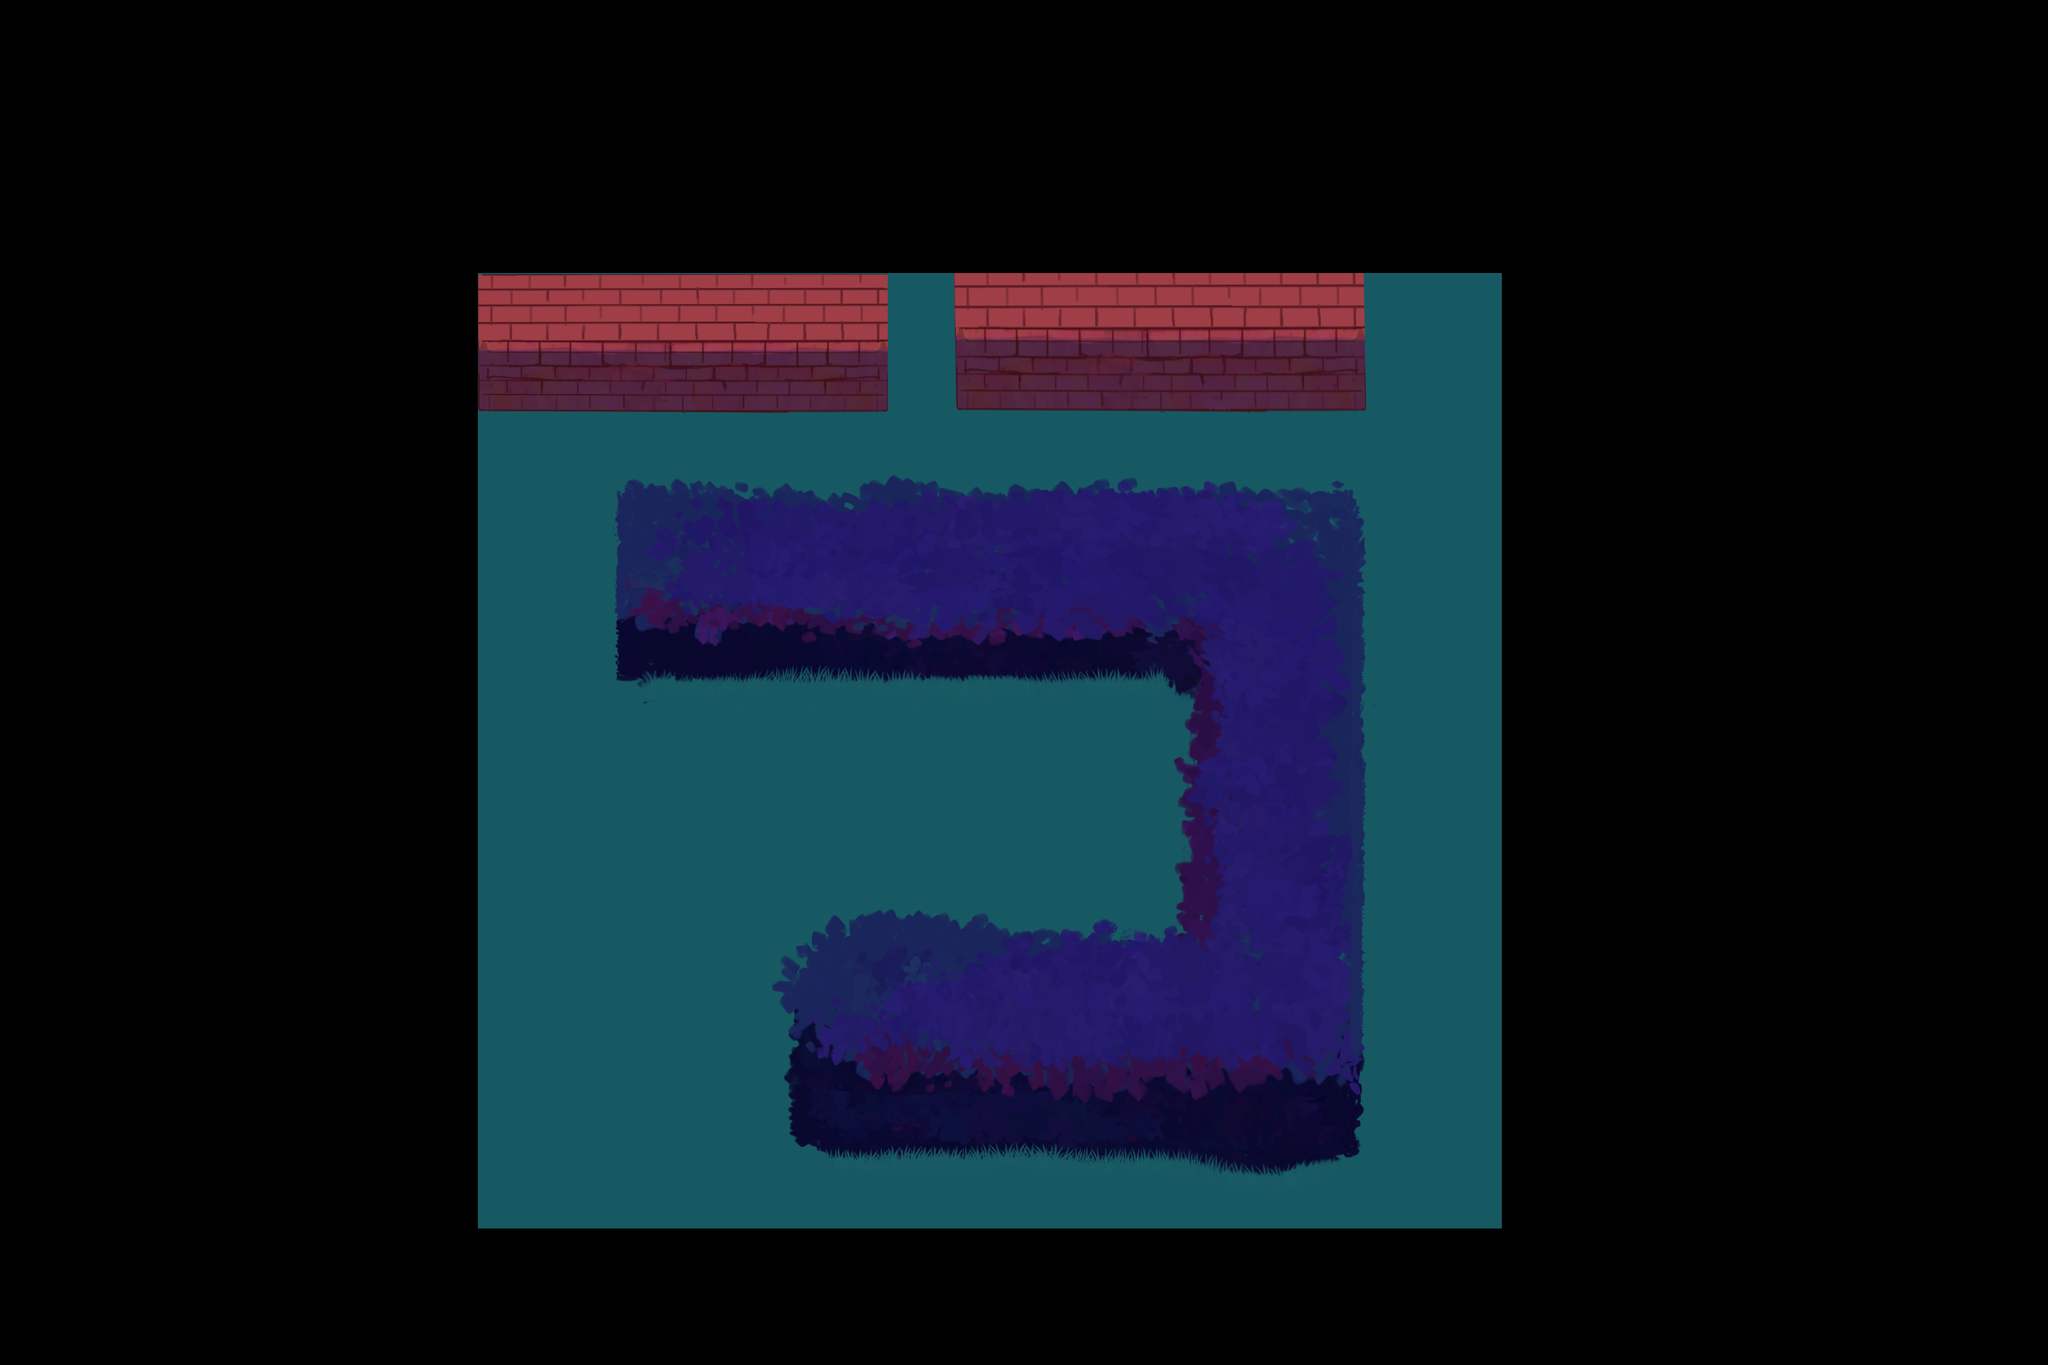

Below is a game level as drawn by its tile map, then a one-line description and the .tmx file that defines it, in full:
An orthogonal 30x20 tile map with 128x128 px tiles, 1 tile layer (ground) and 4 objects (Cat, Octopus, Exit).

<map version="1.10" tiledversion="1.11.2" orientation="orthogonal" renderorder="right-down" width="30" height="20" tilewidth="128" tileheight="128" infinite="0" nextlayerid="4" nextobjectid="7">
 <tileset firstgid="1" source="../tilesets/walls.tsx" />
 <layer id="1" name="ground" width="30" height="20">
  <data encoding="csv">
0,0,0,0,0,0,0,0,0,0,0,0,0,0,0,0,0,0,0,0,0,0,0,0,0,0,0,0,0,0,
0,0,0,0,0,0,0,0,0,0,0,0,0,0,0,0,0,0,0,0,0,0,0,0,0,0,0,0,0,0,
0,0,0,0,0,0,0,0,0,0,0,0,0,0,0,0,0,0,0,0,0,0,0,0,0,0,0,0,0,0,
0,0,0,0,0,0,0,0,0,0,0,0,0,0,0,0,0,0,0,0,0,0,0,0,0,0,0,0,0,0,
0,0,0,0,0,0,0,1,2,3,4,5,6,7,8,9,10,11,12,13,14,15,0,0,0,0,0,0,0,0,
0,0,0,0,0,0,0,16,17,18,19,20,21,22,23,24,25,26,27,28,29,30,0,0,0,0,0,0,0,0,
0,0,0,0,0,0,0,31,32,33,34,35,36,37,38,39,40,41,42,43,44,45,0,0,0,0,0,0,0,0,
0,0,0,0,0,0,0,46,47,48,49,50,51,52,53,54,55,56,57,58,59,60,0,0,0,0,0,0,0,0,
0,0,0,0,0,0,0,61,62,63,64,65,66,67,68,69,70,71,72,73,74,75,0,0,0,0,0,0,0,0,
0,0,0,0,0,0,0,76,77,78,79,80,81,82,83,84,85,86,87,88,89,90,0,0,0,0,0,0,0,0,
0,0,0,0,0,0,0,91,92,93,94,95,96,97,98,99,100,101,102,103,104,105,0,0,0,0,0,0,0,0,
0,0,0,0,0,0,0,106,107,108,109,110,111,112,113,114,115,116,117,118,119,120,0,0,0,0,0,0,0,0,
0,0,0,0,0,0,0,121,122,123,124,125,126,127,128,129,130,131,132,133,134,135,0,0,0,0,0,0,0,0,
0,0,0,0,0,0,0,136,137,138,139,140,141,142,143,144,145,146,147,148,149,150,0,0,0,0,0,0,0,0,
0,0,0,0,0,0,0,151,152,153,154,155,156,157,158,159,160,161,162,163,164,165,0,0,0,0,0,0,0,0,
0,0,0,0,0,0,0,166,167,168,169,170,171,172,173,174,175,176,177,178,179,180,0,0,0,0,0,0,0,0,
0,0,0,0,0,0,0,181,182,183,184,185,186,187,188,189,190,191,192,193,194,195,0,0,0,0,0,0,0,0,
0,0,0,0,0,0,0,196,197,198,199,200,201,202,203,204,205,206,207,208,209,210,0,0,0,0,0,0,0,0,
0,0,0,0,0,0,0,0,0,0,0,0,0,0,0,0,0,0,0,0,0,0,0,0,0,0,0,0,0,0,
0,0,0,0,0,0,0,0,0,0,0,0,0,0,0,0,0,0,0,0,0,0,0,0,0,0,0,0,0,0
</data>
 </layer>
 <objectgroup id="2" name="walls">
  <object id="2" x="1152" y="896" width="1408" height="384" />
 </objectgroup>
 <objectgroup id="3" name="objects">
  <object id="4" type="Cat" x="1081.39" y="1644.85">
   <properties>
    <property name="abilityCooldown" type="float" value="5" />
    <property name="abilityRange" type="float" value="7" />
    <property name="category" value="00010" />
    <property name="exclude" value="00010" />
    <property name="force" type="float" value="3" />
    <property name="maxSpeed" type="float" value="10" />
    <property name="meowExpandSpeed" type="float" value="10" />
    <property name="radius" type="float" value="0.4" />
    <property name="spriteRadius" type="float" value="0.6" />
   </properties>
   <point />
  </object>
  <object id="5" type="Octopus" x="1667.62" y="1508.25">
   <properties>
    <property name="abilityRange" type="float" value="3.5" />
    <property name="category" value="00010" />
    <property name="exclude" value="00010" />
    <property name="force" type="float" value="1" />
    <property name="inkCapacity" type="float" value="100" />
    <property name="inkRegen" type="float" value="25" />
    <property name="inkUsage" type="float" value="25" />
    <property name="maxSpeed" type="float" value="5" />
    <property name="radius" type="float" value="0.4" />
    <property name="spriteRadius" type="float" value="0.6" />
   </properties>
   <point />
  </object>
  <object id="6" type="Exit" x="1986.34" y="1513.94">
   <properties>
    <property name="category" value="10000" />
    <property name="exclude" value="00000" />
    <property name="size" type="float" value="1.25" />
   </properties>
   <point />
  </object>
 </objectgroup>
</map>
